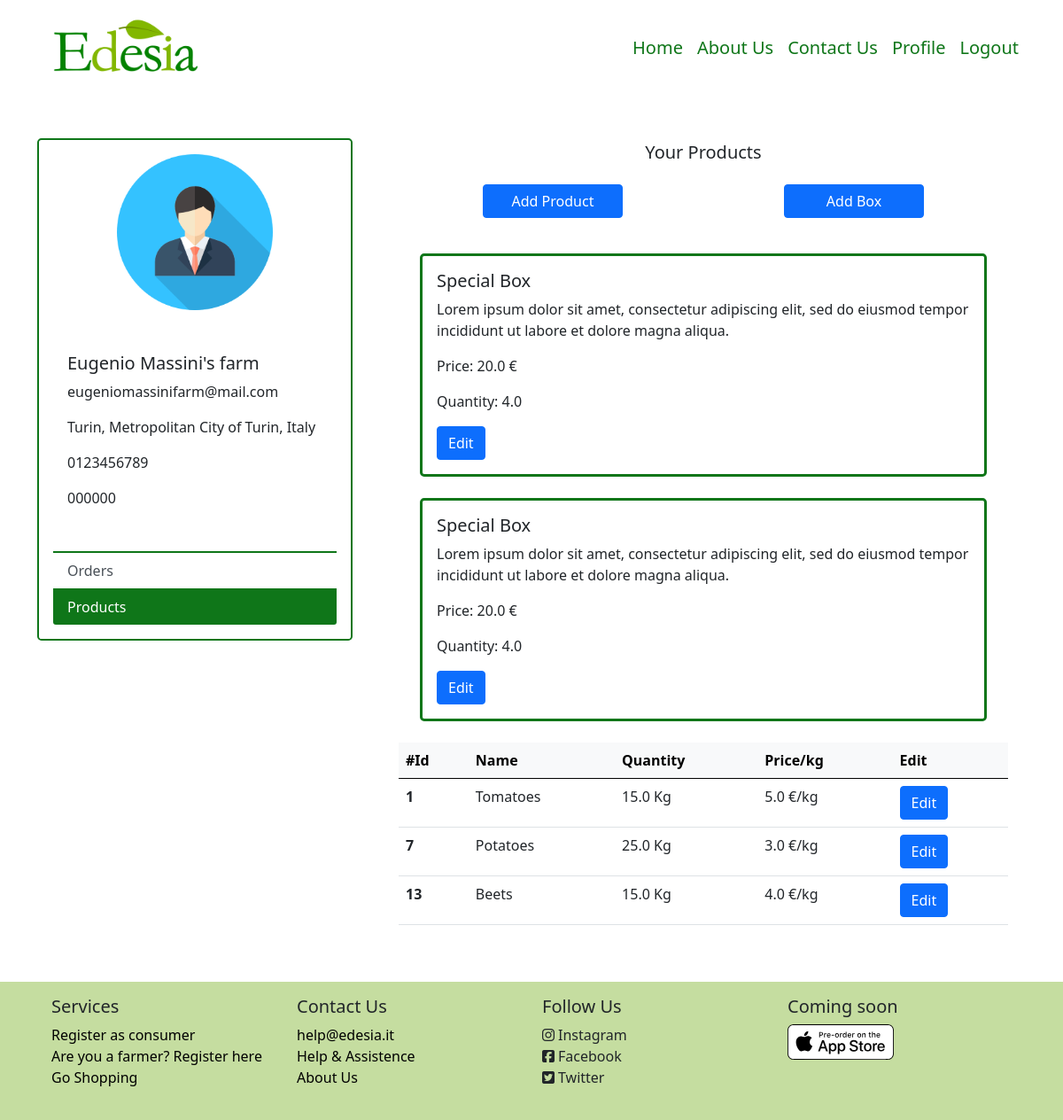
/supplier/7/products (signed in), run on the app's committed database.
### model.py (models this page shows, shortened)
class Supplier (db.Model):
    id = db.Column(db.Integer, db.ForeignKey('user.id'), primary_key=True)
    supplier_name = db.Column(db.String(50), nullable=False)
    supplier_address = db.Column(db.String(100), nullable=False)
    supplier_city = db.Column(db.String(50))
    supplier_phone = db.Column(db.String(12), nullable=False)
    piva = db.Column(db.String(25), nullable=False)
    description = db.Column(db.String(500), nullable=True)
    __mapper_args__ = {
        'polymorphic_identity': 'supplier',
    }

class User (UserMixin, db.Model):
    id = db.Column(db.Integer, primary_key=True)  # Auto-incrementing
    email = db.Column(db.String(50), unique=True, nullable=False)
    name = db.Column(db.String(50), nullable=False)
    password_hash = db.Column(db.String(200), nullable=False)
    roleid = db.Column(db.Integer, db.ForeignKey('role.id'))
    type = db.Column(db.String(30))
    __mapper_args__ = {
        'polymorphic_identity': 'user',
        'polymorphic_on': type
    }

class Product (db.Model):
    id = db.Column(db.Integer, primary_key=True)
    box = db.Column(db.Boolean)
    supplier_id = db.Column(db.Integer, db.ForeignKey('supplier.id'))
    name = db.Column(db.String, nullable=False)
    price = db.Column(db.Float, nullable=False)
    quantity = db.Column(db.Float, nullable=False)
    description = db.Column(db.Text)

### app.py (the view, shortened to what this page needs)
@app.route('/supplier/<int:id>/<page>', methods=['GET', 'POST'])
@login_required # decorator from flask-login
def supplier(id, page):
    supplier = Supplier.query.filter_by(id=id).first()
    user = User.query.filter_by(id=id).first()
    if page == "orders": # order displayed as for the consumer
        orders = Order.query.filter_by(supplier_id=id).all()
        l_order_cons = []
        class OrderCons():
            def __init__(self, order, content, consumer):
                self.order = order
                self.content = content
                self.consumer = consumer
        for o in orders:
            products = []
            lines = OrderLine.query.filter_by(order_id=o.id).all()
            consumer = Consumer.query.filter_by(id=o.consumer_id).first()
            for l in lines:
                products.append(l)
            l_order_cons.append(OrderCons(o, products, consumer))
        return render_template('Pages/profile/profile_supplier-orders.html', supplier=supplier, user=user, orders=l_order_cons, title="Supplier-Profile")
    elif page == "products": # page with all the prodcuts, for the rendering part look at the template
        products = Product.query.filter_by(supplier_id=id).all()
        return render_template('Pages/profile/profile_supplier-products.html', supplier=supplier, user=user, products=products, title="Supplier-Profile")

### model.py (called while the page is built)
@login_manager.user_loader
def load_user(user_id):
    return User.query.get(int(user_id))

### templates/Pages/profile/profile_supplier-products.html
{% extends 'Pages/profile/profile-supplier.html' %}
{% block specific %}
                    <div class="row text-center">
                        <h5>Your Products</h5>
                        <div class="row row-cols-lg-2 m-auto p-3">
                            <div class="col">
                                <a class="btn btn-primary w-50 m-auto" href="{{ url_for('supplier', id=user.id, page='add-product')}}">Add Product</a>
                            </div>
                            <div class="col">
                                <a class="btn btn-primary w-50 m-auto" href="{{ url_for('supplier', id=user.id, page='add-box')}}">Add Box</a>
                            </div>
                        </div>
                    </div>
                    {% for product in products %}
                        {% if product.box %}
                            <div class="card m-4 rounded-3 border-3" id="cardResult">
                                <div class="row">
                                    <div class="col-lg">
                                        <div class="card-body">
                                            <h5 class="card-title">
                                                {{ product.name }}
                                            </h5>
                                            <p class="card-text">{{ product.description}}</p>
                                            <p class="card-text">Price: {{ product.price }} €</p>
                                            <p class="card-text">Quantity: {{ product.quantity }}</p>
                                            <a class="btn btn-primary">Edit</a>
                                        </div>
                                    </div>
                                </div>
                            </div>
                        {% endif %}
                    {% endfor %}
                    <div class="table-responsive-lg">
                        <table class="table table-hover">
                            <thead class="table-light">
                                <tr>
                                    <th scope="col">#Id</th>
                                    <th scope="col">Name</th>
                                    <th scope="col">Quantity</th>
                                    <th scope="col">Price/kg</th>
                                    <th scope="col">Edit</th>
                                </tr>
                            </thead>
                            <tbody>
                            {% for product in products %}
                                {% if product.box == False %}
                                    <tr>
                                        <th scope="row">{{ product.id }}</th>
                                        <td>{{ product.name }}</td>
                                        <td>{{ product.quantity }} Kg</td>
                                        <td>{{ product.price }} €/kg</td>
                                        <td><button class="btn btn-primary" type="button">Edit</button></td>
                                    </tr>
                                {% endif %}
                            {% endfor %}
                            </tbody>
                        </table>
                    </div>
{% endblock %}

### templates/Pages/profile/profile-supplier.html (shortened to what this page needs)
{% extends 'Components/base.html' %}
{% block body %}
    <div class="container-lg min-vh-100">
        <div class="row mt-5 mb-5">
            <div class="col-md-4">
                <div class="card m-auto rounded-3 border-2" id="cardProfileConsumer">
                    <img src="/static/images/avatar.png" class="card-img-top mt-3 mb-3 m-auto" style="width: 50%">
                    <div class="card-body m-3">
                        <h5 class="card-title">{{ supplier.supplier_name }}</h5>
                        <p class="card-text">{{ user.email }}</p>
                        <p class="card-text">{{ supplier.supplier_address }}</p>
                        <p class="card-text">{{ supplier.supplier_phone }}</p>
                        <p class="card-text">{{ supplier.piva }}</p>
                    </div>
                    <div class="list-group list-group-flush m-3" id="mylist">
                        {% if products %}
                            <a class="list-group-item list-group-item-action" href="{{ url_for('supplier', id=supplier.id, page='orders')}}">Orders</a>
                            <a class="list-group-item list-group-item-action active" href="{{ url_for('supplier', id=supplier.id, page='products')}}">Products</a>
                        {% else %}
                            <a class="list-group-item list-group-item-action active" href="{{ url_for('supplier', id=supplier.id, page='orders')}}">Orders</a>
                            <a class="list-group-item list-group-item-action" href="{{ url_for('supplier', id=supplier.id, page='products')}}">Products</a>
                        {% endif %}
                    </div>
                </div>
            </div>
             <div class="col">
                    <div class="container-fluid m-1">
                    {% block specific %}
                    {% endblock %}
                    </div>
             </div>
        </div>
    </div>
{% endblock %}

### static/personal.css (style rules this page uses)
#searchBar input, #cardResult, #cardProfileConsumer { border-color: #0F7619;; }
#mylist .active { background-color: #0F7619; border-color: #0F7619; }

### data on the page
Supplier: supplier_name "Eugenio Massini's farm", supplier_address "Turin, Metropolitan City of Turin, Italy", supplier_phone "0123456789", piva "000000"
User: email "eugeniomassinifarm@mail.com"
Product: name "Special Box", description "Lorem ipsum dolor sit amet, consectetur adipiscing elit, sed do eiusmod tempor incididunt ut labore et dolore magna aliqua.", price "20.0", quantity "4.0"
Product: name "Special Box", description "Lorem ipsum dolor sit amet, consectetur adipiscing elit, sed do eiusmod tempor incididunt ut labore et dolore magna aliqua.", price "20.0", quantity "4.0"
Product: id "1", name "Tomatoes", quantity "15.0", price "5.0"
Product: id "7", name "Potatoes", quantity "25.0", price "3.0"
Product: id "13", name "Beets", quantity "15.0", price "4.0"
